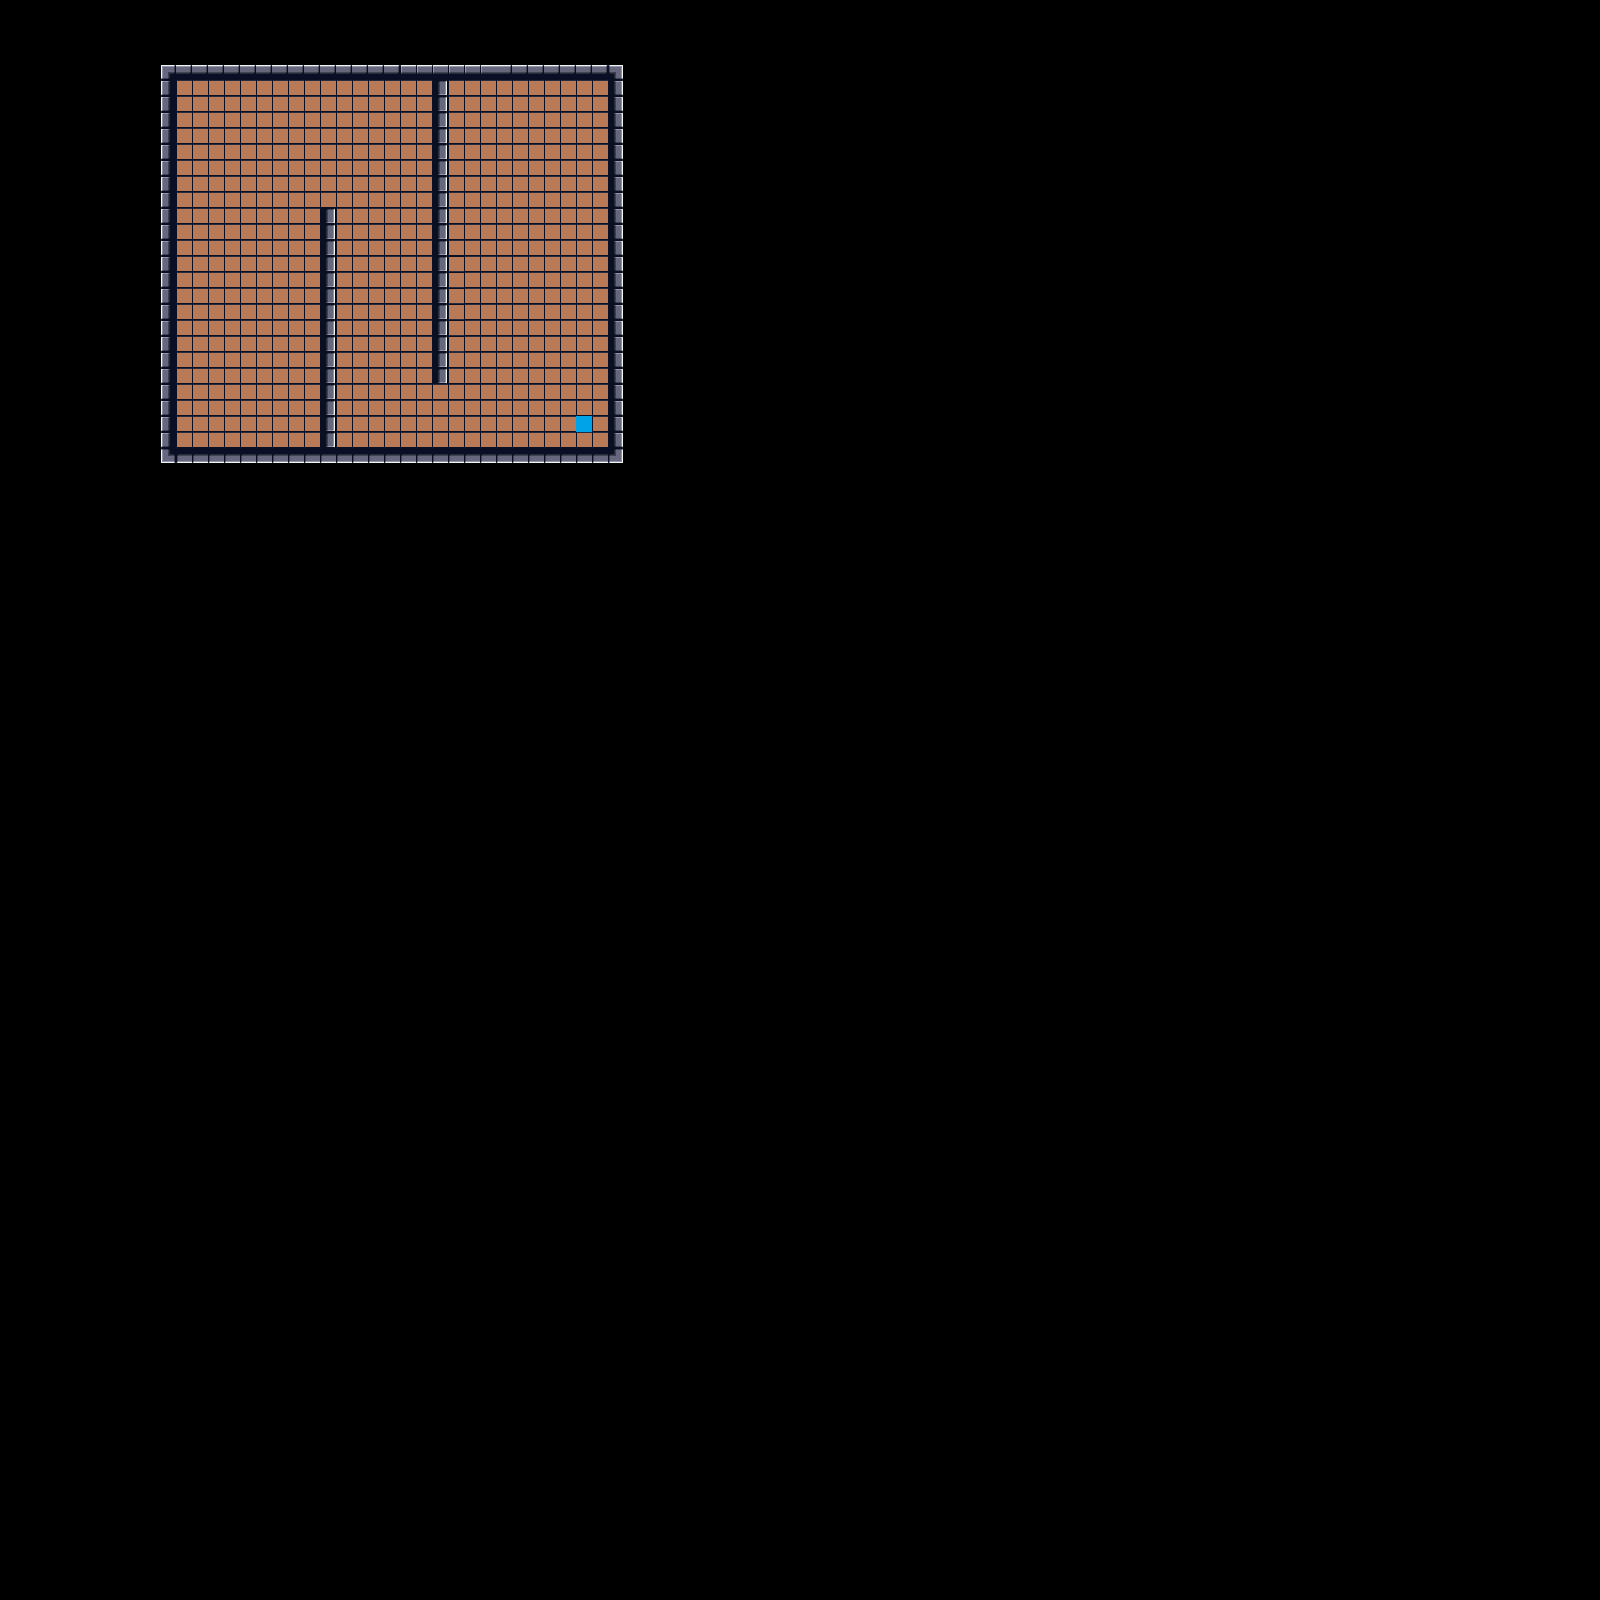

A level layout from a 2D game, rendered from its tile map. Below: a short description, then the map file with tile-grid data replaced by summaries:
An orthogonal 100x100 tile map with 16x16 px tiles, 3 tile layers (collision, tiles, end), 3 hidden layers not drawn, 5 tilesets.

<map version="1.0" orientation="orthogonal" width="100" height="100" tilewidth="16" tileheight="16">
 <tileset firstgid="1" name="tiles" tilewidth="16" tileheight="16">
  <image source="tiles.png" width="262" height="64" />
 </tileset>
 <tileset firstgid="65" name="collision" tilewidth="16" tileheight="16">
  <image source="collision.png" width="80" height="32" />
  <tile id="0">
   <properties>
    <property name="collide" value="true" />
   </properties>
  </tile>
 </tileset>
 <tileset firstgid="75" name="key" tilewidth="16" tileheight="16">
  <image source="key.png" trans="ff00ff" width="16" height="16" />
  <tile id="0">
   <properties>
    <property name="keyed" value="true" />
   </properties>
  </tile>
 </tileset>
 <tileset firstgid="76" name="door" tilewidth="16" tileheight="16">
  <image source="doors.png" trans="ff00ff" width="64" height="16" />
  <tile id="0">
   <properties>
    <property name="doored" value="true" />
   </properties>
  </tile>
  <tile id="1">
   <properties>
    <property name="doored" value="true" />
   </properties>
  </tile>
  <tile id="2">
   <properties>
    <property name="doored" value="true" />
   </properties>
  </tile>
  <tile id="3">
   <properties>
    <property name="doored" value="true" />
   </properties>
  </tile>
 </tileset>
 <tileset firstgid="80" name="end" tilewidth="16" tileheight="16">
  <image source="flashy.png" trans="ff00ff" width="48" height="16" />
  <tile id="1">
   <properties>
    <property name="ended" value="true" />
   </properties>
  </tile>
 </tileset>
 <layer name="oldkeys" width="100" height="100" visible="0">
  <data>[10000 cells, 0 non-empty, 0 distinct tile ids]</data>
 </layer>
 <layer name="collision" width="100" height="100">
  <properties>
   <property name="collide" value="true" />
  </properties>
  <data>[10000 cells, 138 non-empty, 1 distinct tile ids]</data>
 </layer>
 <layer name="tiles" width="100" height="100">
  <data>[10000 cells, 725 non-empty, 12 distinct tile ids]</data>
 </layer>
 <layer name="key" width="100" height="100" visible="0">
  <data>[10000 cells, 0 non-empty, 0 distinct tile ids]</data>
 </layer>
 <layer name="door" width="100" height="100" visible="0">
  <data>[10000 cells, 0 non-empty, 0 distinct tile ids]</data>
 </layer>
 <layer name="end" width="100" height="100">
  <data>[10000 cells, 1 non-empty, 1 distinct tile ids]</data>
 </layer>
</map>
